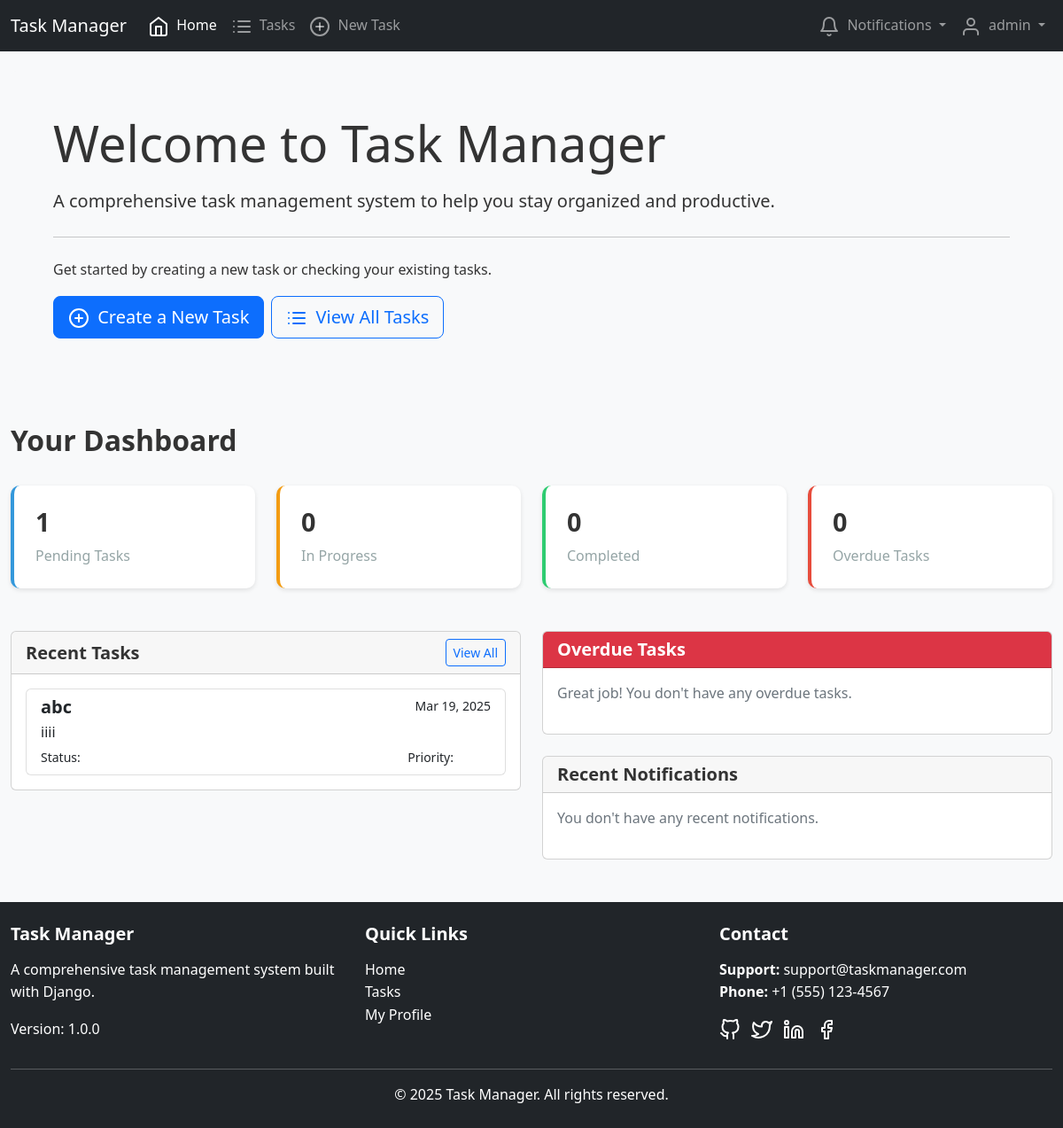
The app's page / (signed in) with its own data.
### core/models.py (models this page shows, shortened)
class Task(models.Model):
    PRIORITY_CHOICES = [
        ('low', 'Low'),
        ('medium', 'Medium'),
        ('high', 'High'),
    ]
    STATUS_CHOICES = [
        ('pending', 'Pending'),
        ('in_progress', 'In Progress'),
        ('completed', 'Completed'),
        ('cancelled', 'Cancelled'),
    ]
    title = models.CharField(max_length=200)
    description = models.TextField(blank=True, null=True)
    created_at = models.DateTimeField(auto_now_add=True)
    updated_at = models.DateTimeField(auto_now=True)
    due_date = models.DateTimeField(null=True, blank=True)
    priority = models.CharField(max_length=20, choices=PRIORITY_CHOICES, default='medium')
    status = models.CharField(max_length=20, choices=STATUS_CHOICES, default='pending')
    created_by = models.ForeignKey(User, on_delete=models.CASCADE, related_name='created_tasks')
    assigned_to = models.ForeignKey(User, on_delete=models.SET_NULL, null=True, blank=True, related_name='assigned_tasks')
    category = models.ForeignKey(TaskCategory, on_delete=models.SET_NULL, null=True, blank=True, related_name='tasks')
    tracker = FieldTracker()
    class Meta:
        ordering = ['-created_at']

### core/views.py (the view)
# urls.py: path('', views.HomeView.as_view(), name='home'),
class HomeView(TemplateView):
    template_name = 'core/index.html'
    def get_context_data(self, **kwargs):
        context = super().get_context_data(**kwargs)
        if self.request.user.is_authenticated:
            context['recent_tasks'] = Task.objects.filter(
                Q(created_by=self.request.user) | Q(assigned_to=self.request.user)
            ).order_by('-created_at')[:5]
            context['pending_count'] = Task.objects.filter(
                (Q(created_by=self.request.user) | Q(assigned_to=self.request.user)),
                status='pending'
            ).count()
            context['in_progress_count'] = Task.objects.filter(
                (Q(created_by=self.request.user) | Q(assigned_to=self.request.user)),
                status='in_progress'
            ).count()
            context['completed_count'] = Task.objects.filter(
                (Q(created_by=self.request.user) | Q(assigned_to=self.request.user)),
                status='completed'
            ).count()
            context['overdue_tasks'] = Task.objects.filter(
                (Q(created_by=self.request.user) | Q(assigned_to=self.request.user)),
                due_date__lt=timezone.now(),
                status__in=['pending', 'in_progress']
            ).order_by('due_date')[:5]
            context['notifications'] = Notification.objects.filter(
                user=self.request.user,
                is_read=False
            )[:5]
        return context

### core/templatetags/core_extras.py (called while the page is built)
@register.filter
def unread_count(notifications):
    return notifications.filter(is_read=False).count()

### proj_template/context_processors.py (called while the page is built)
def global_settings(request):
    return {
        'SITE_NAME': settings.SITE_NAME,
        'SITE_VERSION': settings.SITE_VERSION,
        'DEBUG': settings.DEBUG,
    }

### templates/core/index.html (shortened to what this page needs)
{% extends 'base.html' %}
{% block content %}
<div class="row">
    <div class="col-12">
        <div class="jumbotron bg-light p-5 rounded">
            <h1 class="display-4">Welcome to {{ SITE_NAME }}</h1>
            <p class="lead">A comprehensive task management system to help you stay organized and productive.</p>
            <hr class="my-4">
            {% if user.is_authenticated %}
                <p>Get started by creating a new task or checking your existing tasks.</p>
                <div class="d-flex gap-2">
                    <a href="{% url 'task-create' %}" class="btn btn-primary btn-lg">
                        <i data-feather="plus-circle" class="me-1"></i> Create a New Task
                    </a>
                    <a href="{% url 'task-list' %}" class="btn btn-outline-primary btn-lg">
                        <i data-feather="list" class="me-1"></i> View All Tasks
                    </a>
                </div>
            {% endif %}
        </div>
    </div>
</div>
{% if user.is_authenticated %}
<div class="row mt-5">
    <div class="col-md-12">
        <h2>Your Dashboard</h2>
    </div>
</div>
<div class="row mt-3 dashboard-stats">
    <div class="col-md-3">
        <div class="stat-card primary">
            <h3>{{ pending_count }}</h3>
            <p>Pending Tasks</p>
        </div>
    </div>
    <div class="col-md-3">
        <div class="stat-card warning">
            <h3>{{ in_progress_count }}</h3>
            <p>In Progress</p>
        </div>
    </div>
    <div class="col-md-3">
        <div class="stat-card success">
            <h3>{{ completed_count }}</h3>
            <p>Completed</p>
        </div>
    </div>
    <div class="col-md-3">
        <div class="stat-card danger">
            <h3>{{ overdue_tasks|length }}</h3>
            <p>Overdue Tasks</p>
        </div>
    </div>
</div>
<div class="row mt-4">
    <div class="col-md-6">
        <div class="card">
            <div class="card-header d-flex justify-content-between align-items-center">
                <h5 class="mb-0">Recent Tasks</h5>
                <a href="{% url 'task-list' %}" class="btn btn-sm btn-outline-primary">View All</a>
            </div>
            <div class="card-body">
                {% if recent_tasks %}
                    <div class="list-group">
                        {% for task in recent_tasks %}
                            <a href="{% url 'task-detail' task.id %}" class="list-group-item list-group-item-action">
                                <div class="d-flex w-100 justify-content-between">
                                    <h5 class="mb-1">{{ task.title }}</h5>
                                    <small>{{ task.created_at|date:"M d, Y" }}</small>
                                </div>
                                <p class="mb-1">{{ task.description|truncatechars:100 }}</p>
                                <div class="d-flex justify-content-between">
                                    <small>Status: <span class="badge bg-{{ task.status|lower }}">{{ task.status|title }}</span></small>
                                    <small>Priority: <span class="badge bg-{{ task.priority|lower }}">{{ task.priority|title }}</span></small>
                                </div>
                            </a>
                        {% endfor %}
                    </div>
                {% else %}
                    <p class="text-muted">You don't have any tasks yet. <a href="{% url 'task-create' %}">Create one</a>?</p>
                {% endif %}
            </div>
        </div>
    </div>
    <div class="col-md-6">
        <div class="card">
            <div class="card-header bg-danger text-white">
                <h5 class="mb-0">Overdue Tasks</h5>
            </div>
            <div class="card-body">
                {% if overdue_tasks %}
                    <div class="list-group">
                        {% for task in overdue_tasks %}
                            <a href="{% url 'task-detail' task.id %}" class="list-group-item list-group-item-action">
                                <div class="d-flex w-100 justify-content-between">
                                    <h5 class="mb-1">{{ task.title }}</h5>
                                    <small class="text-danger">Due: {{ task.due_date|date:"M d, Y" }}</small>
                                </div>
                                <p class="mb-1">{{ task.description|truncatechars:100 }}</p>
                                <small>Status: <span class="badge bg-{{ task.status|lower }}">{{ task.status|title }}</span></small>
                            </a>
                        {% endfor %}
                    </div>
                {% else %}
                    <p class="text-muted">Great job! You don't have any overdue tasks.</p>
                {% endif %}
            </div>
        </div>
        <div class="card mt-4">
            <div class="card-header">
                <h5 class="mb-0">Recent Notifications</h5>
            </div>
            <div class="card-body">
                {% if notifications %}
                    <div class="list-group">
                        {% for notification in notifications %}
                            <a href="{% url 'mark-notification-read' notification.id %}" class="list-group-item list-group-item-action {% if not notification.is_read %}list-group-item-primary{% endif %}">
                                <div class="d-flex w-100 justify-content-between">
                                    <h6 class="mb-1">{{ notification.notification_type|title }}</h6>
                                    <small>{{ notification.created_at|timesince }} ago</small>
                                </div>
                                <p class="mb-1">{{ notification.message }}</p>
                            </a>
                        {% endfor %}
                    </div>
                {% else %}
                    <p class="text-muted">You don't have any recent notifications.</p>
                {% endif %}
            </div>
        </div>
    </div>
</div>
{% endif %}
{% endblock %}

### templates/navbar.html (shortened to what this page needs)
<nav class="navbar navbar-expand-lg navbar-dark bg-dark fixed-top">
    <div class="container">
        <a class="navbar-brand" href="{% url 'home' %}">
            {{ SITE_NAME }}
        </a>
        <div class="collapse navbar-collapse" id="navbarNav">
            <ul class="navbar-nav me-auto">
                <li class="nav-item">
                    <a class="nav-link {% if request.path == '/' %}active{% endif %}" href="{% url 'home' %}">
                        <i data-feather="home" class="me-1"></i> Home
                    </a>
                </li>
                {% if user.is_authenticated %}
                <li class="nav-item">
                    <a class="nav-link {% if '/tasks/' in request.path %}active{% endif %}" href="{% url 'task-list' %}">
                        <i data-feather="list" class="me-1"></i> Tasks
                    </a>
                </li>
                <li class="nav-item">
                    <a class="nav-link {% if '/task/create/' in request.path %}active{% endif %}" href="{% url 'task-create' %}">
                        <i data-feather="plus-circle" class="me-1"></i> New Task
                    </a>
                </li>
                {% endif %}
            </ul>
            <ul class="navbar-nav">
                {% if user.is_authenticated %}
                    <li class="nav-item dropdown">
                        <a class="nav-link dropdown-toggle position-relative" href="#" id="notificationsDropdown" role="button" data-bs-toggle="dropdown" aria-expanded="false">
                            <i data-feather="bell" class="me-1"></i> Notifications
                            {% load core_extras %}
                        </a>
                    </li>
                    <li class="nav-item dropdown">
                        <a class="nav-link dropdown-toggle" href="#" id="userDropdown" role="button" data-bs-toggle="dropdown" aria-expanded="false">
                            <i data-feather="user" class="me-1"></i> {{ user.username }}
                        </a>
                    </li>
                {% endif %}
            </ul>
        </div>
    </div>
</nav>

### static/css/main.css (style rules this page uses)
:root { --primary-color: #3498db; --secondary-color: #2ecc71; --danger-color: #e74c3c; --warning-color: #f39c12; --info-color: #1abc9c; --dark-color: #34495e; --light-color: #ecf0f1; --gray-color: #95a5a6; }
body { font-family: 'Segoe UI', Tahoma, Geneva, Verdana, sans-serif; line-height: 1.6; color: #333; background-color: #f8f9fa; padding-top: 56px; }
.container { max-width: 1200px; margin: 0 auto; }
h1, h2, h3, h4, h5, h6 { margin-bottom: 1rem; font-weight: 600; line-height: 1.2; }
a { color: var(--primary-color); text-decoration: none; }
.dashboard-stats { margin-bottom: 2rem; }
.stat-card { background-color: white; border-radius: 10px; padding: 1.5rem; box-shadow: 0 2px 5px rgba(0, 0, 0, 0.1); margin-bottom: 1rem; transition: transform 0.3s ease, box-shadow 0.3s ease; }
.stat-card h3 { font-size: 1.8rem; margin-bottom: 0.5rem; }
.stat-card p { margin-bottom: 0; color: var(--gray-color); }
.stat-card.primary { border-left: 4px solid var(--primary-color); }
.stat-card.success { border-left: 4px solid var(--secondary-color); }
.stat-card.warning { border-left: 4px solid var(--warning-color); }
.stat-card.danger { border-left: 4px solid var(--danger-color); }

### records on screen
Task: title "abc", created_at "Mar 19, 2025", description "iiii"

### other values on screen
{{ SITE_NAME }} "Task Manager"
{{ user.username }} "admin"
{{ pending_count }} "1"
{{ in_progress_count }} "0"
{{ completed_count }} "0"
{{ overdue_tasks|length }} "0"
{{ SITE_VERSION }} "1.0.0"
